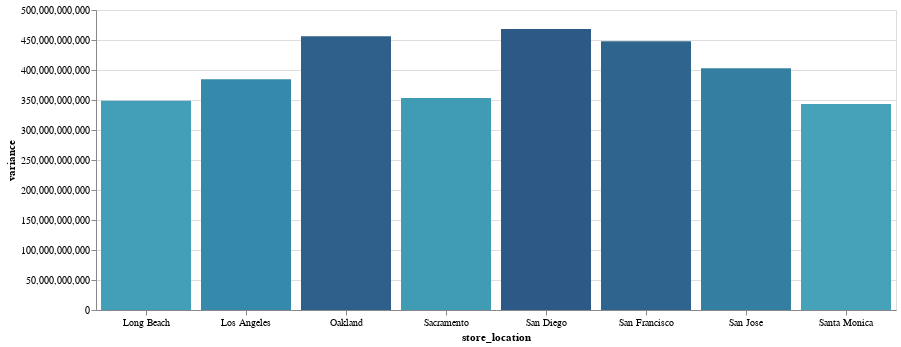

The cell this chart's notebook holds for it:
### Markdown cell above
###Histogram

### Code cell
# Stores ranked by variance
rankedby_variance = groupby_variance.sort_values(ascending=False)

# Converting rankedby_variance from pd.Series to a pd.DataFrame for visualization
variance_ranked_df = rankedby_variance.reset_index()
variance_ranked_df.columns = ['store_location', 'variance']

# Create the histogram
color_scale = alt.Scale(scheme='tealblues', domainMid=0)
histogram = alt.Chart(variance_ranked_df, width=800).mark_bar().encode(
    x=alt.X('store_location:N', axis=alt.Axis(labelAngle=0)),
    y='variance:Q',
    color=alt.Color('variance:Q', scale=color_scale, legend=None),
    tooltip=['store_location:N', 'variance:Q']
)

# Display the histogram
histogram.interactive()

### Figure 1 — Vega-Lite specification as saved in the notebook (floating-point values rounded to 4 significant figures)
{"config": {"view": {"continuousWidth": 400, "continuousHeight": 300}}, "data": {"name": "data-2d724e8107cfdcdbde6d5c6a2b6b6faa"}, "mark": "bar", "encoding": {"color": {"field": "variance", "legend": null, "scale": {"domainMid": 0, "scheme": "tealblues"}, "type": "quantitative"}, "tooltip": [{"field": "store_location", "type": "nominal"}, {"field": "variance", "type": "quantitative"}], "x": {"axis": {"labelAngle": 0}, "field": "store_location", "type": "nominal"}, "y": {"field": "variance", "type": "quantitative"}}, "selection": {"selector002": {"type": "interval", "bind": "scales", "encodings": ["x", "y"]}}, "width": 800, "$schema": "https://vega.github.io/schema/vega-lite/v4.17.0.json", "datasets": {"data-2d724e8107cfdcdbde6d5c6a2b6b6faa": [{"store_location": "San Diego", "variance": 468500000000.0}, {"store_location": "Oakland", "variance": 456200000000.0}, {"store_location": "San Francisco", "variance": 447800000000.0}, {"store_location": "San Jose", "variance": 403100000000.0}, {"store_location": "Los Angeles", "variance": 384500000000.0}, {"store_location": "Sacramento", "variance": 353500000000.0}, {"store_location": "Long Beach", "variance": 348600000000.0}, {"store_location": "Santa Monica", "variance": 343300000000.0}]}}
